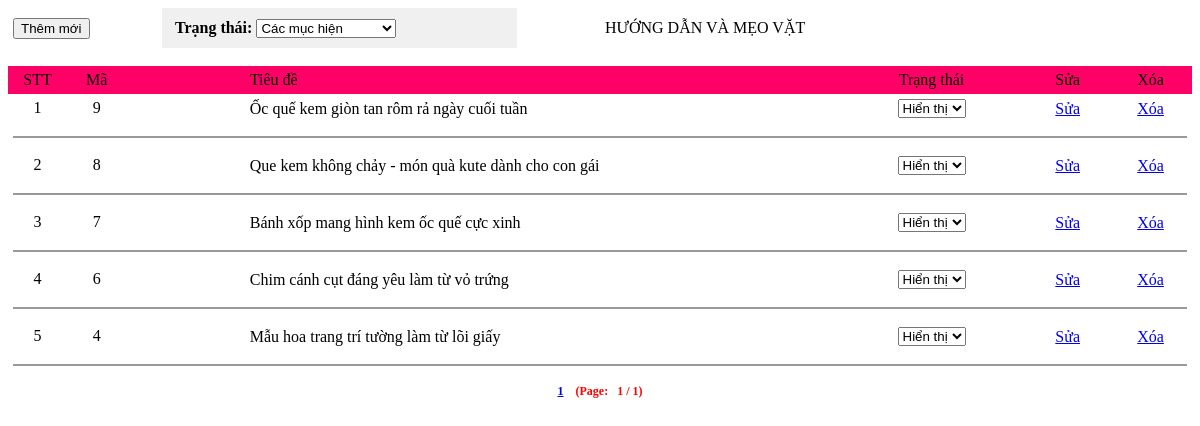
The app's page /admin/leading/leading_list.php?lstatus=1, older data.
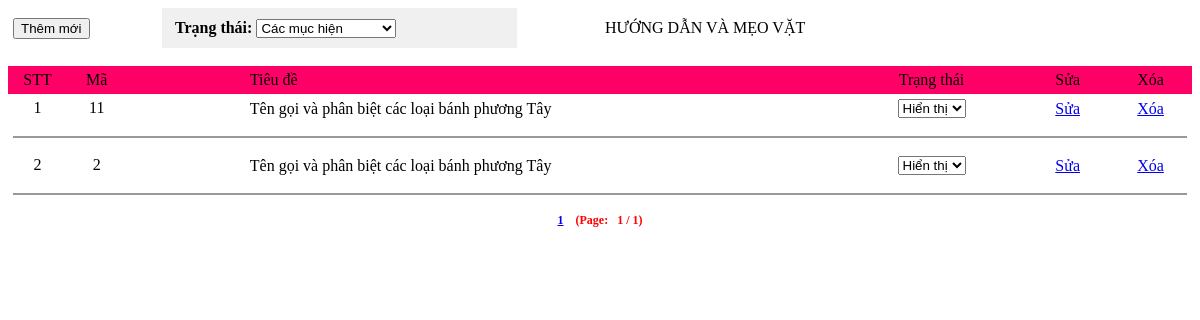
The same page, newer data.
### tables this page shows
CREATE TABLE IF NOT EXISTS `leadings` (
  `LeadID` tinyint(4) NOT NULL AUTO_INCREMENT,
  `LeadName` varchar(225) NOT NULL,
  `LeadNote` varchar(500) NOT NULL,
  `LeadContent` longtext NOT NULL,
  `LeadImage` varchar(100) DEFAULT NULL,
  `LeadVideo` varchar(100) DEFAULT NULL,
  `LeadStatus` tinyint(4) NOT NULL DEFAULT '1',
  PRIMARY KEY (`LeadID`)
);

### admin/leading/leading_list.php (the view, shortened to what this page needs)
<?
	$record_per_page = 10;
	$pagenum = $_GET["page"];
	$lstatus=$_REQUEST['lstatus'];
	$page = "admin.php?go=leading_list&lstatus=".$lstatus;
	if($lstatus==2){
		$sql_leading="SELECT * FROM leadings order by LeadID desc";
	}else{
		$sql_leading="SELECT * FROM leadings WHERE LeadStatus=".$lstatus." order by LeadID desc";
	}
	$re_leading=mysql_query($sql_leading,$cnn);
	$totalpage =ceil( mysql_num_rows($re_leading) / $record_per_page);
	if(!$pagenum || $pagenum <=0 || $pagenum > $totalpage){
		$pagenum = 1;
	}
	if($pagenum == 1){
		$from = 0;
	}else{
		$from = ($pagenum-1)*$record_per_page;
	}
	$sql_leading =$sql_leading." LIMIT ".$from.",".$record_per_page;
	$re_leading=mysql_query($sql_leading,$cnn);
?>
<table width="100%" border="0" cellpadding="5" cellspacing="0">
  <tr>
	<td width="13%" height="40" >
	<input class="buttonbutton" type="button" value="Thêm mới" onclick="window.location ='admin.php?go=leading_add'" />			</td>
	<td width="30%"   bgcolor="#F0F0F0">
		<span style="font-weight:bold">&nbsp;&nbsp;Trạng thái:</span>
		<select class="tableboxinput" name="SelectLeading" id="SelectLeading" onchange="location.href='admin.php?go=leading_list&lstatus='+this.value">
				<?
				if($lstatus==2)
				{
				?>
					<option value="2">Xem tất cả các mục</option>
					<option value="1">Các mục hiện</option>
					<option value="0">Các mục ẩn</option>
					<?
				}else if($lstatus==1){
				?>
					<option value="1" selected="selected">Các mục hiện</option>
					<?
				}else if($lstatus==0){
				?>
					<option value="2">Xem tất cả các mục</option>
					<option value="1">Các mục hiện</option>
					<option value="0" selected="selected">Các mục ẩn</option>
					<?
				}
				?>
		</select>
	</td>
	<td width="7%" align="left">					</td>
	<td width="50%" align="left"><span class="style1">HƯỚNG DẪN VÀ MẸO VẶT </span></td>
  </tr>
</table><br />
<div class="table2">
	<table width="100%"  cellspacing="0" cellpadding="5" >
		<tr bgcolor="#333333">
		  <td width="5%" align="center" bgcolor="#FF0066"><span align="center" class="style2">STT</span></td>
		  <td width="5%" align="center" bgcolor="#FF0066"><span align="center" class="style2">Mã</span></td>
		  <td width="10%" align="left" bgcolor="#FF0066">&nbsp;</td>
		  <td width="50%" align="left" bgcolor="#FF0066"><span align="center" class="style2">Tiêu đề</span> </td>
		  <td width="16%" align="center" bgcolor="#FF0066"><span align="center" class="style2">Trạng thái</span></td>
		  <td width="7%" align="center" bgcolor="#FF0066"><span align="center" class="style2">Sửa</span></td>
		  <td width="7%" align="center" bgcolor="#FF0066"><span align="center" class="style2">Xóa</span></td>
		</tr>
		<?
		$t=0;
		while($row_leading=mysql_fetch_array($re_leading))
		{
		$t++;
		?>
		<tr onmouseover="this.className='over'" onmouseout="this.className='out'">
		  <td width="5%" align="center" valign="top" onclick="location.href='admin.php?go=leading_detail&action=detail&leadid=<? echo($row_leading['LeadID']);?>'"><?php echo($t);?></td>
		  <td width="5%" align="center" valign="top" onclick="location.href='admin.php?go=leading_detail&action=detail&leadid=<? echo($row_leading['LeadID']);?>'"><? echo($row_leading['LeadID']);?></td>
		  <td width="10%" onclick="location.href='admin.php?go=leading_detail&action=detail&leadid=<? echo($row_leading['LeadID']);?>'">&nbsp;</td>
		  <td width="50%" onclick="location.href='admin.php?go=leading_detail&action=detail&leadid=<? echo($row_leading['LeadID']);?>'"><? echo($row_leading['LeadName']);?></td>
		  <td width="16%" align="center">
			<select class="tableboxinput" name="selectleading" onchange="location.href='admin.php?go=leading_list&lstatus=<? echo $lstatus ?>&action=update&leadid=<? echo($row_leading['LeadID']);?>&leadstatus='+this.value">
				<?
				if($row_leading['LeadStatus']==1){
				?>
				<option value="1">Hiển thị</option>
				<?
				 }else if($row_leading['LeadStatus']==0){
				?>
				<option value="0">Ẩn</option>
				<option value="1">Hiển thị</option>
				<?
				}
				?>
		  </select>      </td>
		  <td width="7%" align="center"><a href="admin.php?go=leading_edit&action=edit&leadid=<? echo($row_leading['LeadID']);?>">Sửa</a></td>
		  <td width="7%" align="center"><a href='admin.php?go=leading_list&lstatus=<? echo $lstatus; ?>&action=delete&leadid=<? echo($row_leading['LeadID']);?>' onClick="if(confirm('Bạn thực sự muốn xóa mục này?')) return true; else return false;">Xóa</a></td>
		</tr>
		<tr>
			<td colspan="7"><hr color="#999999" size="2" /></td>
		</tr>
		<?
		}
		?>
		<tr  style="font-size:12px; font-weight:bold">
		  <td colspan="7" align="center" valign="bottom" >
		  <?
			for($i =1; $i<=$totalpage;$i++)
			{
				if ($i==1){
					echo "<a href='".$page."&page=".$i."' >".$i."</a>"	;
				}else{
				if($pagenum==$i)
					echo " | <a href='".$page."&page=".$i."'><B><font color=red><u>".$i."</u></font></B></a>";
				else
					echo " | <a href='".$page."&page=".$i."'>".$i."</a>";
				}
			}
			echo("<font color=red>  &nbsp; &nbsp;(Page: &nbsp; ".$pagenum."&nbsp;/&nbsp;".$totalpage.")");
			?>	  </td>
		</tr>
	</table><br />
</div><br />

Row changes from the older to the newer data that the page shows:
removed leadings: LeadID "9", LeadName "Ốc quế kem giòn tan rôm rả ngày cuối tuần", selectleading "Hiển thị"
removed leadings: LeadID "8", LeadName "Que kem không chảy - món quà kute dành cho con gái", selectleading "Hiển thị"
removed leadings: LeadID "7", LeadName "Bánh xốp mang hình kem ốc quế cực xinh", selectleading "Hiển thị"
removed leadings: LeadID "6", LeadName "Chim cánh cụt đáng yêu làm từ vỏ trứng", selectleading "Hiển thị"
removed leadings: LeadID "4", LeadName "Mẫu hoa trang trí tường làm từ lõi giấy", selectleading "Hiển thị"
added leadings: LeadID "11", LeadName "Tên gọi và phân biệt các loại bánh phương Tây", selectleading "Hiển thị"
added leadings: LeadID "2", LeadName "Tên gọi và phân biệt các loại bánh phương Tây", selectleading "Hiển thị"
